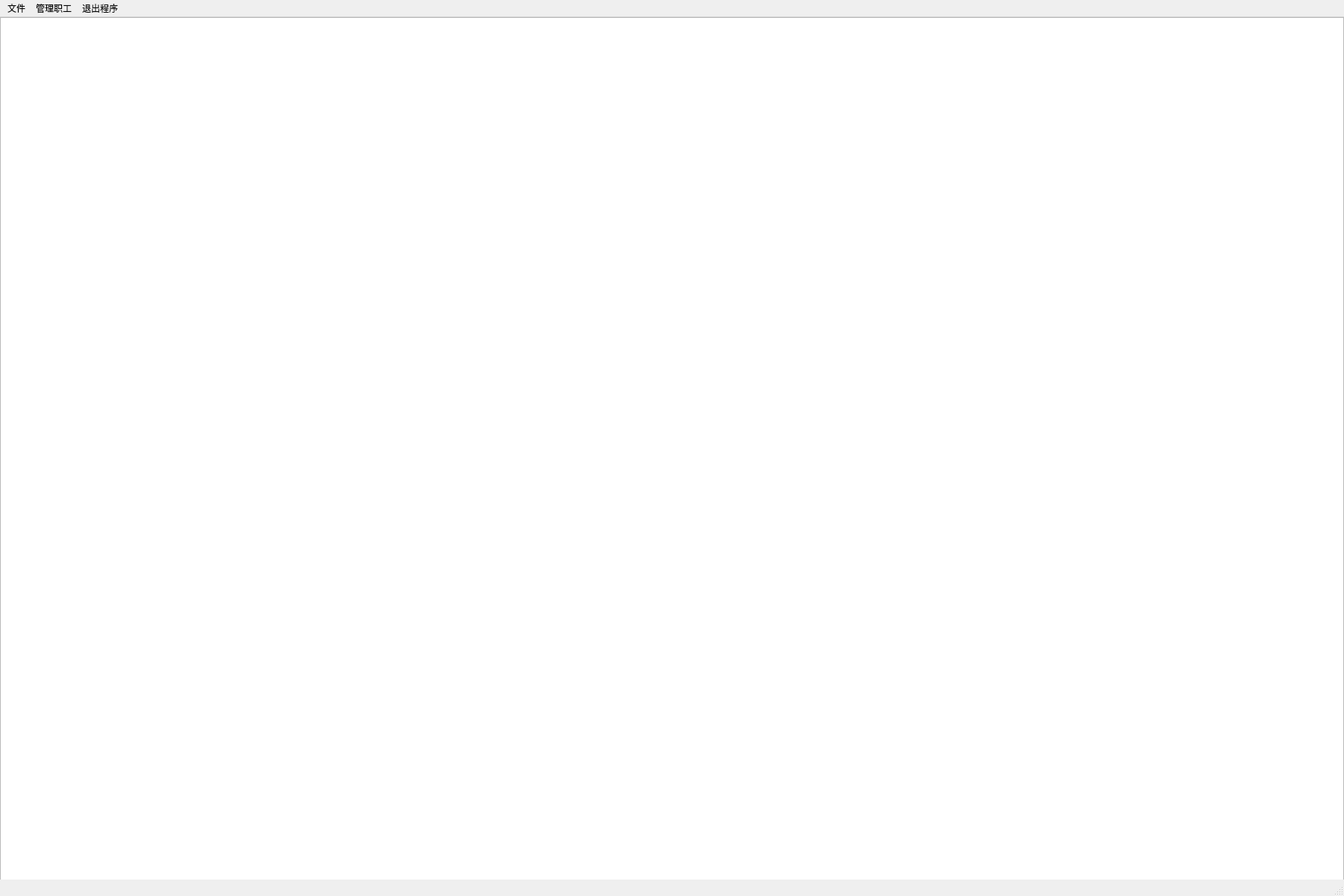
<?xml version="1.0" encoding="UTF-8"?>
<ui version="4.0">
 <class>MainWindow</class>
 <widget class="QMainWindow" name="MainWindow">
  <property name="geometry">
   <rect>
    <x>0</x>
    <y>0</y>
    <width>1800</width>
    <height>1200</height>
   </rect>
  </property>
  <property name="windowTitle">
   <string>职工管理系统</string>
  </property>
  <widget class="QWidget" name="centralwidget">
   <widget class="QTableView" name="showworkers">
    <property name="geometry">
     <rect>
      <x>0</x>
      <y>0</y>
      <width>1800</width>
      <height>1200</height>
     </rect>
    </property>
   </widget>
  </widget>
  <widget class="QStatusBar" name="statusbar"/>
  <widget class="QMenuBar" name="menubar">
   <property name="geometry">
    <rect>
     <x>0</x>
     <y>0</y>
     <width>1800</width>
     <height>21</height>
    </rect>
   </property>
   <widget class="QMenu" name="menu">
    <property name="title">
     <string>文件</string>
    </property>
    <addaction name="separator"/>
    <addaction name="actionf1"/>
    <addaction name="separator"/>
    <addaction name="actionf2"/>
   </widget>
   <widget class="QMenu" name="menu_2">
    <property name="title">
     <string>管理职工</string>
    </property>
    <addaction name="actionadd"/>
    <addaction name="actiondel"/>
    <addaction name="actionshowall"/>
    <addaction name="actionshowon"/>
    <addaction name="actioncompare"/>
   </widget>
   <widget class="QMenu" name="menu_3">
    <property name="title">
     <string>退出程序</string>
    </property>
    <addaction name="actionexit"/>
   </widget>
   <addaction name="menu"/>
   <addaction name="menu_2"/>
   <addaction name="menu_3"/>
  </widget>
  <action name="actionf1">
   <property name="text">
    <string>打开文件</string>
   </property>
  </action>
  <action name="actionf2">
   <property name="text">
    <string>保存信息</string>
   </property>
  </action>
  <action name="actionadd">
   <property name="text">
    <string>添加职工</string>
   </property>
  </action>
  <action name="actiondel">
   <property name="text">
    <string>删除职工</string>
   </property>
  </action>
  <action name="actionshowall">
   <property name="text">
    <string>显示所有职工信息</string>
   </property>
  </action>
  <action name="actionshowon">
   <property name="text">
    <string>显示特定职工月工资信息</string>
   </property>
  </action>
  <action name="actionexit">
   <property name="text">
    <string>退出</string>
   </property>
  </action>
  <action name="actioncompare">
   <property name="text">
    <string>对比工资</string>
   </property>
  </action>
 </widget>
 <resources/>
 <connections/>
</ui>
